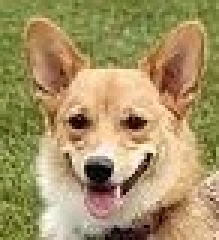
#> input picture ImageProcessing/ComputerVis_Examples/edgeDeteciton/src/dog_face.jpg, 73 x 80 px, found by its file name (shown 3 times larger)
$ jupyter execute EdgeDetection.ipynb   (shell and % lines are left out)
#> lines starting #> are read from the running program, lines starting #| are printed output that depends on the picture
EDGE DETECTION

[cell 1]
import cv2  #gerekli kütüphanelerimizi aktarıyoruz
import matplotlib.pyplot as plt
import numpy as np

img=cv2.imread('d:CV_WithPython/DATA/dog_face.jpg')  #resimi diskten alıyoruz
#> img is the input picture: shape (80, 73, 3); mean B, G, R 101.5, 146.9, 165.5

blurred = cv2.blur(img,(5,5))  #görüntümüzü blurluyoruz
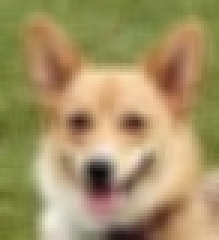
#> blurred: shape (80, 73, 3) (shown 3 times larger); mean B, G, R 101.5, 146.9, 165.5
edges = cv2.Canny(blurred,80,100)  #blurlu görüntünün kenarlarını saptıyoruz
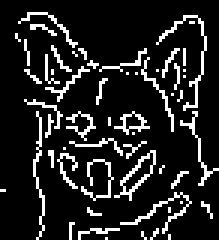
#> edges: shape (80, 73) (shown 3 times larger); 13.3% white in thin lines or dots
plt.imshow(edges)
